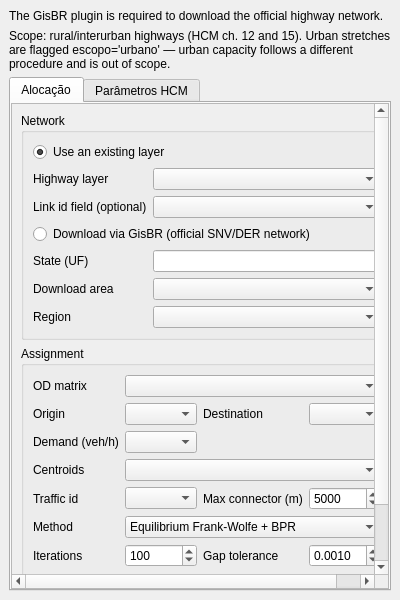
<?xml version="1.0" encoding="UTF-8"?>
<ui version="4.0">
 <class>DesireLinesTrafficPanel</class>
 <widget class="QDockWidget" name="DesireLinesTrafficPanel">
  <property name="geometry">
   <rect>
    <x>0</x>
    <y>0</y>
    <width>400</width>
    <height>600</height>
   </rect>
  </property>
  <property name="windowTitle">
   <string>Desire Lines — Alocação em rodovias</string>
  </property>
  <widget class="QWidget" name="dockWidgetContents">
   <layout class="QVBoxLayout" name="mainLayout">
    <item>
     <widget class="QLabel" name="taGisbrWarning">
      <property name="text">
       <string>The GisBR plugin is required to download the official highway network.</string>
      </property>
      <property name="wordWrap">
       <bool>true</bool>
      </property>
     </widget>
    </item>
    <item>
     <widget class="QLabel" name="taScopeNote">
      <property name="text">
       <string>Scope: rural/interurban highways (HCM ch. 12 and 15). Urban stretches are flagged escopo='urbano' — urban capacity follows a different procedure and is out of scope.</string>
      </property>
      <property name="wordWrap">
       <bool>true</bool>
      </property>
     </widget>
    </item>
    <item>
     <widget class="QTabWidget" name="taTabs">
      <property name="currentIndex">
       <number>0</number>
      </property>
      <widget class="QScrollArea" name="tabAllocationScroll">
       <attribute name="title">
        <string>Alocação</string>
       </attribute>
       <property name="widgetResizable">
        <bool>true</bool>
       </property>
       <widget class="QWidget" name="tabAllocationContents">
        <layout class="QVBoxLayout" name="tabAllocationLayout">
         <item>
          <widget class="QGroupBox" name="taNetworkGroup">
           <property name="title">
            <string>Network</string>
           </property>
           <layout class="QGridLayout" name="taNetworkGrid">
            <item row="0" column="0" colspan="2">
             <widget class="QRadioButton" name="taNetFromLayer">
              <property name="text">
               <string>Use an existing layer</string>
              </property>
              <property name="checked">
               <bool>true</bool>
              </property>
             </widget>
            </item>
            <item row="1" column="0">
             <widget class="QLabel" name="taLabelNetwork">
              <property name="text">
               <string>Highway layer</string>
              </property>
             </widget>
            </item>
            <item row="1" column="1">
             <widget class="QgsMapLayerComboBox" name="taNetworkCombo"/>
            </item>
            <item row="2" column="0">
             <widget class="QLabel" name="taLabelIdField">
              <property name="text">
               <string>Link id field (optional)</string>
              </property>
             </widget>
            </item>
            <item row="2" column="1">
             <widget class="QgsFieldComboBox" name="taIdField">
              <property name="allowEmptyFieldName">
               <bool>true</bool>
              </property>
             </widget>
            </item>
            <item row="3" column="0" colspan="2">
             <widget class="QRadioButton" name="taNetFromGisbr">
              <property name="text">
               <string>Download via GisBR (official SNV/DER network)</string>
              </property>
             </widget>
            </item>
            <item row="4" column="0">
             <widget class="QLabel" name="taLabelUf">
              <property name="text">
               <string>State (UF)</string>
              </property>
             </widget>
            </item>
            <item row="4" column="1">
             <widget class="QLineEdit" name="taUf">
              <property name="maxLength">
               <number>2</number>
              </property>
             </widget>
            </item>
            <item row="5" column="0">
             <widget class="QLabel" name="taLabelRecorteTipo">
              <property name="text">
               <string>Download area</string>
              </property>
             </widget>
            </item>
            <item row="5" column="1">
             <widget class="QComboBox" name="taRecorteTipo"/>
            </item>
            <item row="6" column="0">
             <widget class="QLabel" name="taLabelRecorte">
              <property name="text">
               <string>Region</string>
              </property>
             </widget>
            </item>
            <item row="6" column="1">
             <widget class="QComboBox" name="taRecorte"/>
            </item>
           </layout>
          </widget>
         </item>
         <item>
          <widget class="QGroupBox" name="taAssignGroup">
           <property name="title">
            <string>Assignment</string>
           </property>
           <layout class="QGridLayout" name="taAssignGrid">
            <item row="0" column="0">
             <widget class="QLabel" name="taLabelMatrix">
              <property name="text">
               <string>OD matrix</string>
              </property>
             </widget>
            </item>
            <item row="0" column="1" colspan="3">
             <widget class="QgsMapLayerComboBox" name="taMatrixCombo"/>
            </item>
            <item row="1" column="0">
             <widget class="QLabel" name="taLabelOrigin">
              <property name="text">
               <string>Origin</string>
              </property>
             </widget>
            </item>
            <item row="1" column="1">
             <widget class="QgsFieldComboBox" name="taOriginField"/>
            </item>
            <item row="1" column="2">
             <widget class="QLabel" name="taLabelDest">
              <property name="text">
               <string>Destination</string>
              </property>
             </widget>
            </item>
            <item row="1" column="3">
             <widget class="QgsFieldComboBox" name="taDestField"/>
            </item>
            <item row="2" column="0">
             <widget class="QLabel" name="taLabelValue">
              <property name="text">
               <string>Demand (veh/h)</string>
              </property>
             </widget>
            </item>
            <item row="2" column="1">
             <widget class="QgsFieldComboBox" name="taValueField"/>
            </item>
            <item row="3" column="0">
             <widget class="QLabel" name="taLabelCentroids">
              <property name="text">
               <string>Centroids</string>
              </property>
             </widget>
            </item>
            <item row="3" column="1" colspan="3">
             <widget class="QgsMapLayerComboBox" name="taCentroidsCombo"/>
            </item>
            <item row="4" column="0">
             <widget class="QLabel" name="taLabelZoneId">
              <property name="text">
               <string>Traffic id</string>
              </property>
             </widget>
            </item>
            <item row="4" column="1">
             <widget class="QgsFieldComboBox" name="taZoneIdField"/>
            </item>
            <item row="4" column="2">
             <widget class="QLabel" name="taLabelMaxDist">
              <property name="text">
               <string>Max connector (m)</string>
              </property>
             </widget>
            </item>
            <item row="4" column="3">
             <widget class="QDoubleSpinBox" name="taMaxDist">
              <property name="decimals">
               <number>0</number>
              </property>
              <property name="maximum">
               <double>200000.000000000000000</double>
              </property>
              <property name="singleStep">
               <double>500.000000000000000</double>
              </property>
              <property name="value">
               <double>5000.000000000000000</double>
              </property>
             </widget>
            </item>
            <item row="5" column="0">
             <widget class="QLabel" name="taLabelMethod">
              <property name="text">
               <string>Method</string>
              </property>
             </widget>
            </item>
            <item row="5" column="1" colspan="3">
             <widget class="QComboBox" name="taMethod">
              <property name="currentIndex">
               <number>2</number>
              </property>
              <item>
               <property name="text">
                <string>All-or-Nothing (no capacity restraint)</string>
               </property>
              </item>
              <item>
               <property name="text">
                <string>Equilibrium MSA + BPR</string>
               </property>
              </item>
              <item>
               <property name="text">
                <string>Equilibrium Frank-Wolfe + BPR</string>
               </property>
              </item>
             </widget>
            </item>
            <item row="6" column="0">
             <widget class="QLabel" name="taLabelMaxIter">
              <property name="text">
               <string>Iterations</string>
              </property>
             </widget>
            </item>
            <item row="6" column="1">
             <widget class="QSpinBox" name="taMaxIter">
              <property name="minimum">
               <number>1</number>
              </property>
              <property name="maximum">
               <number>5000</number>
              </property>
              <property name="value">
               <number>100</number>
              </property>
             </widget>
            </item>
            <item row="6" column="2">
             <widget class="QLabel" name="taLabelGapTol">
              <property name="text">
               <string>Gap tolerance</string>
              </property>
             </widget>
            </item>
            <item row="6" column="3">
             <widget class="QDoubleSpinBox" name="taGapTol">
              <property name="decimals">
               <number>4</number>
              </property>
              <property name="minimum">
               <double>0.000100000000000</double>
              </property>
              <property name="maximum">
               <double>1.000000000000000</double>
              </property>
              <property name="singleStep">
               <double>0.005000000000000</double>
              </property>
              <property name="value">
               <double>0.001000000000000</double>
              </property>
             </widget>
            </item>
           </layout>
          </widget>
         </item>
         <item>
          <widget class="QLabel" name="taLabelOutput">
           <property name="text">
            <string>GeoPackage de saída</string>
           </property>
          </widget>
         </item>
         <item>
          <widget class="QgsFileWidget" name="taOutputFile"/>
         </item>
         <item>
          <layout class="QHBoxLayout" name="taButtonsLayout">
           <item>
            <spacer name="taButtonsSpacer">
             <property name="orientation">
              <enum>Qt::Horizontal</enum>
             </property>
             <property name="sizeHint" stdset="0">
              <size>
               <width>40</width>
               <height>20</height>
              </size>
             </property>
            </spacer>
           </item>
           <item>
            <widget class="QPushButton" name="taRunCapacity">
             <property name="text">
              <string>Compute capacity</string>
             </property>
            </widget>
           </item>
           <item>
            <widget class="QPushButton" name="taRunAssign">
             <property name="text">
              <string>Assign</string>
             </property>
            </widget>
           </item>
          </layout>
         </item>
         <item>
          <spacer name="tabAllocationSpacer">
           <property name="orientation">
            <enum>Qt::Vertical</enum>
           </property>
           <property name="sizeHint" stdset="0">
            <size>
             <width>20</width>
             <height>40</height>
            </size>
           </property>
          </spacer>
         </item>
        </layout>
       </widget>
      </widget>
      <widget class="QScrollArea" name="tabParamsScroll">
       <attribute name="title">
        <string>Parâmetros HCM</string>
       </attribute>
       <property name="widgetResizable">
        <bool>true</bool>
       </property>
       <widget class="QWidget" name="tabParamsContents">
        <layout class="QVBoxLayout" name="tabParamsLayout">
         <item>
          <widget class="QGroupBox" name="taParamsGroup">
           <property name="title">
            <string>HCM parameters (default, or override globally / by field)</string>
           </property>
           <layout class="QGridLayout" name="taParamsGrid"/>
          </widget>
         </item>
         <item>
          <spacer name="tabParamsSpacer">
           <property name="orientation">
            <enum>Qt::Vertical</enum>
           </property>
           <property name="sizeHint" stdset="0">
            <size>
             <width>20</width>
             <height>40</height>
            </size>
           </property>
          </spacer>
         </item>
        </layout>
       </widget>
      </widget>
     </widget>
    </item>
   </layout>
  </widget>
 </widget>
 <customwidgets>
  <customwidget>
   <class>QgsFieldComboBox</class>
   <extends>QComboBox</extends>
   <header>qgsfieldcombobox.h</header>
  </customwidget>
  <customwidget>
   <class>QgsFileWidget</class>
   <extends>QWidget</extends>
   <header>qgsfilewidget.h</header>
  </customwidget>
  <customwidget>
   <class>QgsMapLayerComboBox</class>
   <extends>QComboBox</extends>
   <header>qgsmaplayercombobox.h</header>
  </customwidget>
 </customwidgets>
 <resources/>
 <connections/>
</ui>
